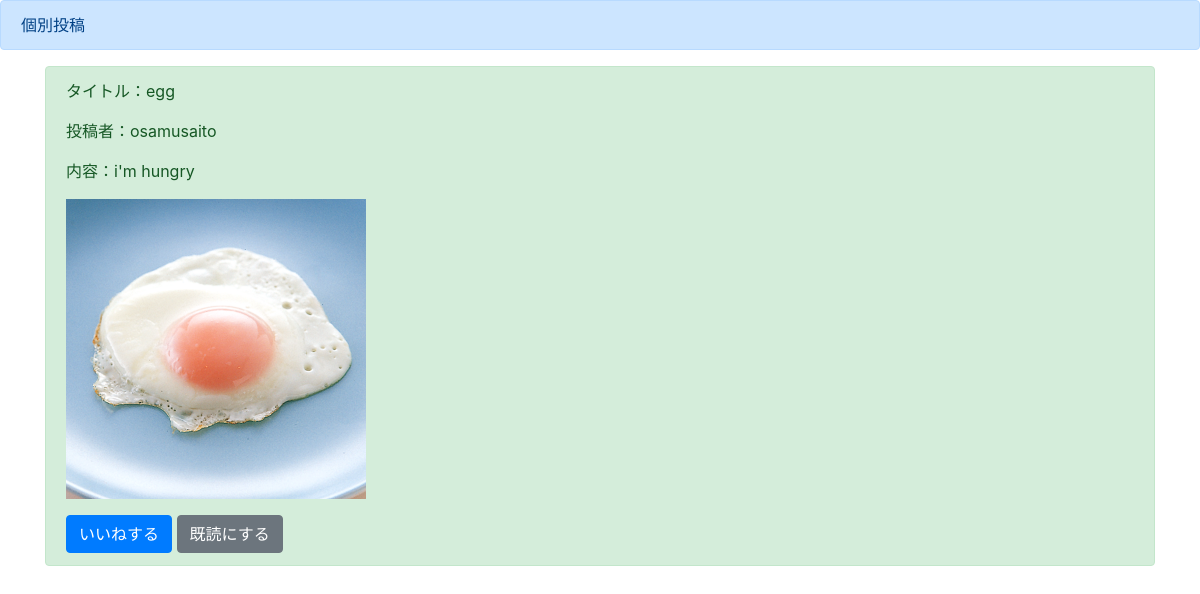
/detail/3, run on the app's committed database.
### boardapp/models.py (models this page shows)
class BoardModel(models.Model):
    title = models.CharField(max_length=100)
    content = models.TextField()
    author = models.CharField(max_length=200)
    images = models.ImageField(upload_to='')
    good = models.IntegerField(null=True, blank=True, default=0)
    read = models.IntegerField(null=True, blank=True, default=0)
    readtext = models.CharField(max_length=200, null=True, blank=True, default='-')

### boardapp/views.py (the view)
# urls.py: path('detail/<int:pk>', detailfunc, name = 'detail'),
def detailfunc(request, pk):
    object = BoardModel.objects.get(pk = pk)
    return render(request, 'detail.html', {'object' : object})

### templates/detail.html (shortened to what this page needs)
{% extends 'base.html' %}
{% block header %}
<div class="alert alert-primary" role="alert">
  個別投稿
</div>
{% endblock header %}
{% block content %}
<div class='container'>
    <div class="alert alert-success" role="alert">
        <p>タイトル：{{ object.title }}</p>
        <p>投稿者：{{ object.author }}</p>
        <p>内容：{{ object.content }}</p>
        <p><img src='{{ object.images.url}}' width=300></p>
        <a href="{% url 'good' object.pk %}" class="btn btn-primary" role="button" aria-pressed="true">いいねする</a>
        <a href="{% url 'read' object.pk %}" class="btn btn-secondary" role="button" aria-pressed="true">既読にする</a>
    </div>
</div>
{% endblock content %}

### data on the page
BoardModel: title "egg", author "osamusaito", content "i'm hungry", images (picture)
